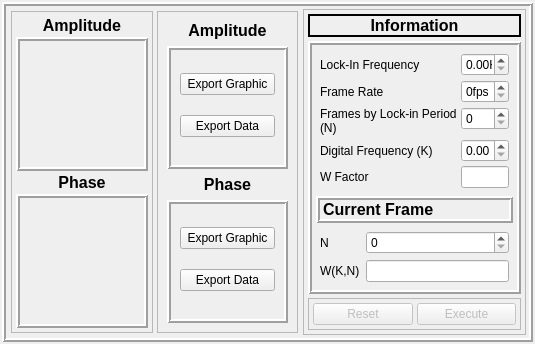
         <widget class="QWidget" name="tabFourierMethod">
          <attribute name="title">
           <string>Fourier Method</string>
          </attribute>
          <layout class="QVBoxLayout" name="verticalLayout_9" stretch="0">
           <property name="spacing">
            <number>2</number>
           </property>
           <property name="leftMargin">
            <number>2</number>
           </property>
           <property name="topMargin">
            <number>2</number>
           </property>
           <property name="rightMargin">
            <number>2</number>
           </property>
           <property name="bottomMargin">
            <number>2</number>
           </property>
           <item>
            <widget class="QFrame" name="frame_2">
             <property name="frameShape">
              <enum>QFrame::Box</enum>
             </property>
             <property name="frameShadow">
              <enum>QFrame::Raised</enum>
             </property>
             <property name="lineWidth">
              <number>2</number>
             </property>
             <layout class="QHBoxLayout" name="horizontalLayout_4" stretch="6,2">
              <property name="spacing">
               <number>3</number>
              </property>
              <property name="leftMargin">
               <number>3</number>
              </property>
              <property name="topMargin">
               <number>3</number>
              </property>
              <property name="rightMargin">
               <number>3</number>
              </property>
              <property name="bottomMargin">
               <number>3</number>
              </property>
              <item>
               <widget class="QWidget" name="Fourier_plot" native="true">
                <layout class="QHBoxLayout" name="horizontalLayout_8">
                 <property name="spacing">
                  <number>4</number>
                 </property>
                 <property name="leftMargin">
                  <number>2</number>
                 </property>
                 <property name="topMargin">
                  <number>2</number>
                 </property>
                 <property name="rightMargin">
                  <number>2</number>
                 </property>
                 <property name="bottomMargin">
                  <number>2</number>
                 </property>
                 <item>
                  <widget class="QFrame" name="frame_6">
                   <property name="frameShape">
                    <enum>QFrame::StyledPanel</enum>
                   </property>
                   <property name="frameShadow">
                    <enum>QFrame::Raised</enum>
                   </property>
                   <layout class="QVBoxLayout" name="verticalLayout_6">
                    <property name="spacing">
                     <number>2</number>
                    </property>
                    <property name="leftMargin">
                     <number>4</number>
                    </property>
                    <property name="topMargin">
                     <number>4</number>
                    </property>
                    <property name="rightMargin">
                     <number>4</number>
                    </property>
                    <property name="bottomMargin">
                     <number>4</number>
                    </property>
                    <item>
                     <widget class="QLabel" name="lblPhase">
                      <property name="sizePolicy">
                       <sizepolicy hsizetype="Preferred" vsizetype="Fixed">
                        <horstretch>0</horstretch>
                        <verstretch>0</verstretch>
                       </sizepolicy>
                      </property>
                      <property name="text">
                       <string>&lt;html&gt;&lt;head/&gt;&lt;body&gt;&lt;p&gt;&lt;span style=&quot; font-size:12pt; font-weight:700;&quot;&gt;Amplitude&lt;/span&gt;&lt;/p&gt;&lt;/body&gt;&lt;/html&gt;</string>
                      </property>
                      <property name="scaledContents">
                       <bool>false</bool>
                      </property>
                      <property name="alignment">
                       <set>Qt::AlignCenter</set>
                      </property>
                     </widget>
                    </item>
                    <item>
                     <widget class="QLabel" name="imgThermogramAmplitud">
                      <property name="frameShape">
                       <enum>QFrame::Box</enum>
                      </property>
                      <property name="frameShadow">
                       <enum>QFrame::Raised</enum>
                      </property>
                      <property name="lineWidth">
                       <number>2</number>
                      </property>
                      <property name="text">
                       <string/>
                      </property>
                     </widget>
                    </item>
                    <item>
                     <widget class="QLabel" name="lblPhase_2">
                      <property name="sizePolicy">
                       <sizepolicy hsizetype="Preferred" vsizetype="Fixed">
                        <horstretch>0</horstretch>
                        <verstretch>0</verstretch>
                       </sizepolicy>
                      </property>
                      <property name="text">
                       <string>&lt;html&gt;&lt;head/&gt;&lt;body&gt;&lt;p&gt;&lt;span style=&quot; font-size:12pt; font-weight:700;&quot;&gt;Phase&lt;/span&gt;&lt;/p&gt;&lt;/body&gt;&lt;/html&gt;</string>
                      </property>
                      <property name="scaledContents">
                       <bool>false</bool>
                      </property>
                      <property name="alignment">
                       <set>Qt::AlignCenter</set>
                      </property>
                     </widget>
                    </item>
                    <item>
                     <widget class="QLabel" name="imgThermogramPhase">
                      <property name="frameShape">
                       <enum>QFrame::Box</enum>
                      </property>
                      <property name="frameShadow">
                       <enum>QFrame::Raised</enum>
                      </property>
                      <property name="lineWidth">
                       <number>2</number>
                      </property>
                      <property name="text">
                       <string/>
                      </property>
                     </widget>
                    </item>
                   </layout>
                  </widget>
                 </item>
                 <item>
                  <widget class="QFrame" name="frame_7">
                   <property name="frameShape">
                    <enum>QFrame::StyledPanel</enum>
                   </property>
                   <property name="frameShadow">
                    <enum>QFrame::Raised</enum>
                   </property>
                   <layout class="QVBoxLayout" name="verticalLayout_11">
                    <item>
                     <widget class="QLabel" name="lblPhase_3">
                      <property name="sizePolicy">
                       <sizepolicy hsizetype="Preferred" vsizetype="Fixed">
                        <horstretch>0</horstretch>
                        <verstretch>0</verstretch>
                       </sizepolicy>
                      </property>
                      <property name="text">
                       <string>&lt;html&gt;&lt;head/&gt;&lt;body&gt;&lt;p&gt;&lt;span style=&quot; font-size:12pt; font-weight:700;&quot;&gt;Amplitude&lt;/span&gt;&lt;/p&gt;&lt;/body&gt;&lt;/html&gt;</string>
                      </property>
                      <property name="scaledContents">
                       <bool>false</bool>
                      </property>
                      <property name="alignment">
                       <set>Qt::AlignCenter</set>
                      </property>
                     </widget>
                    </item>
                    <item>
                     <widget class="QFrame" name="frame_8">
                      <property name="frameShape">
                       <enum>QFrame::Box</enum>
                      </property>
                      <property name="frameShadow">
                       <enum>QFrame::Raised</enum>
                      </property>
                      <property name="lineWidth">
                       <number>2</number>
                      </property>
                      <layout class="QVBoxLayout" name="verticalLayout_13">
                       <item>
                        <widget class="QFrame" name="frame_19">
                         <property name="sizePolicy">
                          <sizepolicy hsizetype="Fixed" vsizetype="Fixed">
                           <horstretch>0</horstretch>
                           <verstretch>0</verstretch>
                          </sizepolicy>
                         </property>
                         <property name="frameShape">
                          <enum>QFrame::StyledPanel</enum>
                         </property>
                         <property name="frameShadow">
                          <enum>QFrame::Raised</enum>
                         </property>
                        </widget>
                       </item>
                       <item>
                        <widget class="QPushButton" name="btnSaveAmplitude">
                         <property name="sizePolicy">
                          <sizepolicy hsizetype="Minimum" vsizetype="Fixed">
                           <horstretch>0</horstretch>
                           <verstretch>0</verstretch>
                          </sizepolicy>
                         </property>
                         <property name="text">
                          <string>Export Graphic</string>
                         </property>
                        </widget>
                       </item>
                       <item>
                        <widget class="QFrame" name="frame_20">
                         <property name="sizePolicy">
                          <sizepolicy hsizetype="Fixed" vsizetype="Fixed">
                           <horstretch>0</horstretch>
                           <verstretch>0</verstretch>
                          </sizepolicy>
                         </property>
                         <property name="frameShape">
                          <enum>QFrame::StyledPanel</enum>
                         </property>
                         <property name="frameShadow">
                          <enum>QFrame::Raised</enum>
                         </property>
                        </widget>
                       </item>
                       <item>
                        <widget class="QPushButton" name="btnSaveAmplitudeData">
                         <property name="text">
                          <string>Export Data</string>
                         </property>
                        </widget>
                       </item>
                       <item>
                        <widget class="QFrame" name="frame_21">
                         <property name="sizePolicy">
                          <sizepolicy hsizetype="Fixed" vsizetype="Fixed">
                           <horstretch>0</horstretch>
                           <verstretch>0</verstretch>
                          </sizepolicy>
                         </property>
                         <property name="frameShape">
                          <enum>QFrame::StyledPanel</enum>
                         </property>
                         <property name="frameShadow">
                          <enum>QFrame::Raised</enum>
                         </property>
                        </widget>
                       </item>
                      </layout>
                     </widget>
                    </item>
                    <item>
                     <widget class="QLabel" name="lblPhase_4">
                      <property name="sizePolicy">
                       <sizepolicy hsizetype="Preferred" vsizetype="Fixed">
                        <horstretch>0</horstretch>
                        <verstretch>0</verstretch>
                       </sizepolicy>
                      </property>
                      <property name="text">
                       <string>&lt;html&gt;&lt;head/&gt;&lt;body&gt;&lt;p&gt;&lt;span style=&quot; font-size:12pt; font-weight:700;&quot;&gt;Phase&lt;/span&gt;&lt;/p&gt;&lt;/body&gt;&lt;/html&gt;</string>
                      </property>
                      <property name="scaledContents">
                       <bool>false</bool>
                      </property>
                      <property name="alignment">
                       <set>Qt::AlignCenter</set>
                      </property>
                     </widget>
                    </item>
                    <item>
                     <widget class="QFrame" name="frame_9">
                      <property name="frameShape">
                       <enum>QFrame::Box</enum>
                      </property>
                      <property name="frameShadow">
                       <enum>QFrame::Raised</enum>
                      </property>
                      <property name="lineWidth">
                       <number>2</number>
                      </property>
                      <layout class="QVBoxLayout" name="verticalLayout_14">
                       <item>
                        <widget class="QFrame" name="frame_22">
                         <property name="sizePolicy">
                          <sizepolicy hsizetype="Fixed" vsizetype="Fixed">
                           <horstretch>0</horstretch>
                           <verstretch>0</verstretch>
                          </sizepolicy>
                         </property>
                         <property name="frameShape">
                          <enum>QFrame::StyledPanel</enum>
                         </property>
                         <property name="frameShadow">
                          <enum>QFrame::Raised</enum>
                         </property>
                        </widget>
                       </item>
                       <item>
                        <widget class="QPushButton" name="btnSavePhase">
                         <property name="sizePolicy">
                          <sizepolicy hsizetype="Minimum" vsizetype="Fixed">
                           <horstretch>0</horstretch>
                           <verstretch>0</verstretch>
                          </sizepolicy>
                         </property>
                         <property name="text">
                          <string>Export Graphic</string>
                         </property>
                        </widget>
                       </item>
                       <item>
                        <widget class="QFrame" name="frame_23">
                         <property name="sizePolicy">
                          <sizepolicy hsizetype="Fixed" vsizetype="Fixed">
                           <horstretch>0</horstretch>
                           <verstretch>0</verstretch>
                          </sizepolicy>
                         </property>
                         <property name="frameShape">
                          <enum>QFrame::StyledPanel</enum>
                         </property>
                         <property name="frameShadow">
                          <enum>QFrame::Raised</enum>
                         </property>
                        </widget>
                       </item>
                       <item>
                        <widget class="QPushButton" name="btnSavePhaseData">
                         <property name="text">
                          <string>Export Data</string>
                         </property>
                        </widget>
                       </item>
                       <item>
                        <widget class="QFrame" name="frame_24">
                         <property name="sizePolicy">
                          <sizepolicy hsizetype="Fixed" vsizetype="Fixed">
                           <horstretch>0</horstretch>
                           <verstretch>0</verstretch>
                          </sizepolicy>
                         </property>
                         <property name="frameShape">
                          <enum>QFrame::StyledPanel</enum>
                         </property>
                         <property name="frameShadow">
                          <enum>QFrame::Raised</enum>
                         </property>
                        </widget>
                       </item>
                      </layout>
                     </widget>
                    </item>
                   </layout>
                  </widget>
                 </item>
                </layout>
               </widget>
              </item>
              <item>
               <widget class="QFrame" name="frame_3">
                <property name="frameShape">
                 <enum>QFrame::StyledPanel</enum>
                </property>
                <property name="frameShadow">
                 <enum>QFrame::Raised</enum>
                </property>
                <layout class="QVBoxLayout" name="verticalLayout_7">
                 <property name="spacing">
                  <number>4</number>
                 </property>
                 <property name="leftMargin">
                  <number>4</number>
                 </property>
                 <property name="topMargin">
                  <number>4</number>
                 </property>
                 <property name="rightMargin">
                  <number>4</number>
                 </property>
                 <property name="bottomMargin">
                  <number>4</number>
                 </property>
                 <item>
                  <widget class="QLabel" name="lblInfo_Fourier">
                   <property name="sizePolicy">
                    <sizepolicy hsizetype="Preferred" vsizetype="Fixed">
                     <horstretch>0</horstretch>
                     <verstretch>0</verstretch>
                    </sizepolicy>
                   </property>
                   <property name="frameShape">
                    <enum>QFrame::Box</enum>
                   </property>
                   <property name="lineWidth">
                    <number>2</number>
                   </property>
                   <property name="text">
                    <string>&lt;html&gt;&lt;head/&gt;&lt;body&gt;&lt;p&gt;&lt;span style=&quot; font-size:12pt; font-weight:700;&quot;&gt;Information&lt;/span&gt;&lt;/p&gt;&lt;/body&gt;&lt;/html&gt;</string>
                   </property>
                   <property name="alignment">
                    <set>Qt::AlignCenter</set>
                   </property>
                  </widget>
                 </item>
                 <item>
                  <widget class="QFrame" name="formFrame">
                   <property name="frameShape">
                    <enum>QFrame::Box</enum>
                   </property>
                   <property name="frameShadow">
                    <enum>QFrame::Raised</enum>
                   </property>
                   <property name="lineWidth">
                    <number>2</number>
                   </property>
                   <layout class="QVBoxLayout" name="verticalLayout_10">
                    <property name="spacing">
                     <number>4</number>
                    </property>
                    <property name="leftMargin">
                     <number>4</number>
                    </property>
                    <property name="topMargin">
                     <number>4</number>
                    </property>
                    <property name="rightMargin">
                     <number>4</number>
                    </property>
                    <property name="bottomMargin">
                     <number>4</number>
                    </property>
                    <item>
                     <layout class="QFormLayout" name="formLayout_5">
                      <property name="leftMargin">
                       <number>4</number>
                      </property>
                      <property name="topMargin">
                       <number>4</number>
                      </property>
                      <property name="rightMargin">
                       <number>4</number>
                      </property>
                      <property name="bottomMargin">
                       <number>4</number>
                      </property>
                      <item row="0" column="0">
                       <widget class="QLabel" name="digitalFrequencyLabel">
                        <property name="text">
                         <string>Lock-In Frequency</string>
                        </property>
                       </widget>
                      </item>
                      <item row="0" column="1">
                       <widget class="QDoubleSpinBox" name="digitalFrequency">
                        <property name="suffix">
                         <string>Hz</string>
                        </property>
                       </widget>
                      </item>
                      <item row="1" column="0">
                       <widget class="QLabel" name="frameRateLabel_2">
                        <property name="text">
                         <string>Frame Rate</string>
                        </property>
                       </widget>
                      </item>
                      <item row="1" column="1">
                       <widget class="QSpinBox" name="frameRateSpinBox">
                        <property name="suffix">
                         <string>fps</string>
                        </property>
                       </widget>
                      </item>
                      <item row="2" column="0">
                       <widget class="QLabel" name="framesByLockInPeriodLabel">
                        <property name="text">
                         <string>Frames by Lock-in Period (N)</string>
                        </property>
                        <property name="scaledContents">
                         <bool>true</bool>
                        </property>
                        <property name="wordWrap">
                         <bool>true</bool>
                        </property>
                       </widget>
                      </item>
                      <item row="2" column="1">
                       <widget class="QSpinBox" name="framesByLockInPeriod"/>
                      </item>
                      <item row="3" column="0">
                       <widget class="QLabel" name="digitalFrequencyKLabel">
                        <property name="text">
                         <string>Digital Frequency (K)</string>
                        </property>
                       </widget>
                      </item>
                      <item row="3" column="1">
                       <widget class="QDoubleSpinBox" name="digitalFrequencyK"/>
                      </item>
                      <item row="4" column="0">
                       <widget class="QLabel" name="wNFactorLabel">
                        <property name="text">
                         <string>W Factor</string>
                        </property>
                       </widget>
                      </item>
                      <item row="4" column="1">
                       <widget class="QLineEdit" name="wNFactor"/>
                      </item>
                     </layout>
                    </item>
                    <item>
                     <widget class="QLabel" name="label_3">
                      <property name="sizePolicy">
                       <sizepolicy hsizetype="Preferred" vsizetype="Fixed">
                        <horstretch>0</horstretch>
                        <verstretch>0</verstretch>
                       </sizepolicy>
                      </property>
                      <property name="frameShape">
                       <enum>QFrame::Box</enum>
                      </property>
                      <property name="frameShadow">
                       <enum>QFrame::Raised</enum>
                      </property>
                      <property name="lineWidth">
                       <number>2</number>
                      </property>
                      <property name="text">
                       <string>&lt;html&gt;&lt;head/&gt;&lt;body&gt;&lt;p&gt;&lt;span style=&quot; font-size:12pt; font-weight:700;&quot;&gt;Current Frame&lt;/span&gt;&lt;/p&gt;&lt;/body&gt;&lt;/html&gt;</string>
                      </property>
                     </widget>
                    </item>
                    <item>
                     <layout class="QFormLayout" name="formLayout_3">
                      <property name="horizontalSpacing">
                       <number>6</number>
                      </property>
                      <property name="verticalSpacing">
                       <number>6</number>
                      </property>
                      <property name="leftMargin">
                       <number>4</number>
                      </property>
                      <property name="topMargin">
                       <number>4</number>
                      </property>
                      <property name="rightMargin">
                       <number>4</number>
                      </property>
                      <property name="bottomMargin">
                       <number>4</number>
                      </property>
                      <item row="0" column="0">
                       <widget class="QLabel" name="nCurrenLabel">
                        <property name="text">
                         <string>N</string>
                        </property>
                       </widget>
                      </item>
                      <item row="0" column="1">
                       <widget class="QSpinBox" name="n_current"/>
                      </item>
                      <item row="1" column="0">
                       <widget class="QLabel" name="wKNLabel">
                        <property name="text">
                         <string>W(K,N)</string>
                        </property>
                       </widget>
                      </item>
                      <item row="1" column="1">
                       <widget class="QLineEdit" name="wKN_current"/>
                      </item>
                     </layout>
                    </item>
                   </layout>
                  </widget>
                 </item>
                 <item>
                  <widget class="QFrame" name="frame_25">
                   <property name="sizePolicy">
                    <sizepolicy hsizetype="Preferred" vsizetype="Fixed">
                     <horstretch>0</horstretch>
                     <verstretch>0</verstretch>
                    </sizepolicy>
                   </property>
                   <property name="frameShape">
                    <enum>QFrame::StyledPanel</enum>
                   </property>
                   <property name="frameShadow">
                    <enum>QFrame::Raised</enum>
                   </property>
                   <layout class="QHBoxLayout" name="horizontalLayout_9">
                    <property name="spacing">
                     <number>4</number>
                    </property>
                    <property name="leftMargin">
                     <number>4</number>
                    </property>
                    <property name="topMargin">
                     <number>4</number>
                    </property>
                    <property name="rightMargin">
                     <number>4</number>
                    </property>
                    <property name="bottomMargin">
                     <number>4</number>
                    </property>
                    <item>
                     <widget class="QPushButton" name="btnResetProcessFourier">
                      <property name="enabled">
                       <bool>false</bool>
                      </property>
                      <property name="text">
                       <string>Reset</string>
                      </property>
                     </widget>
                    </item>
                    <item>
                     <widget class="QPushButton" name="btnFourier_Execute">
                      <property name="enabled">
                       <bool>false</bool>
                      </property>
                      <property name="text">
                       <string>Execute</string>
                      </property>
                      <property name="default">
                       <bool>true</bool>
                      </property>
                      <property name="flat">
                       <bool>false</bool>
                      </property>
                     </widget>
                    </item>
                   </layout>
                  </widget>
                 </item>
                </layout>
               </widget>
              </item>
             </layout>
            </widget>
           </item>
          </layout>
         </widget>
